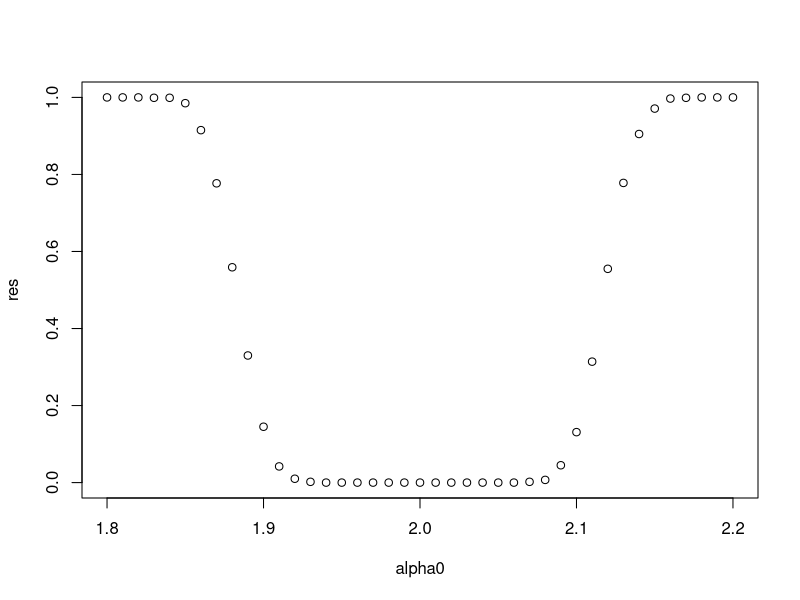
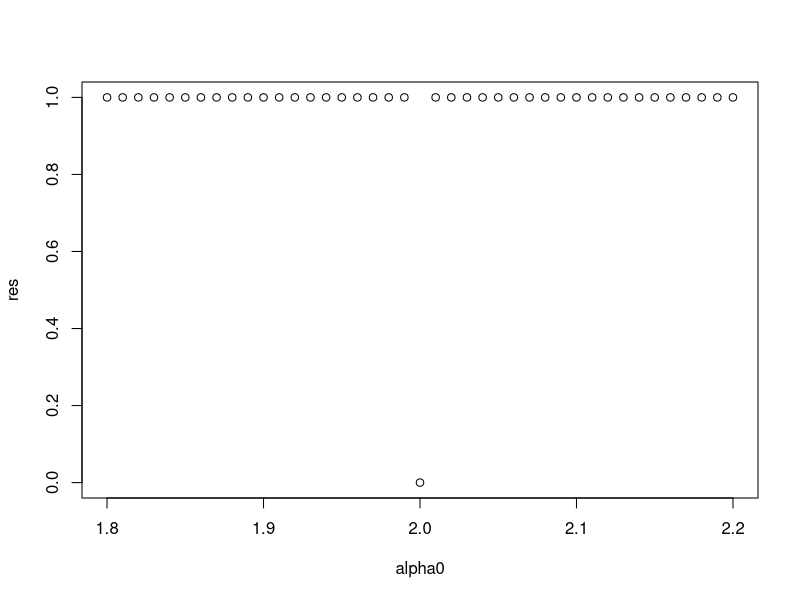
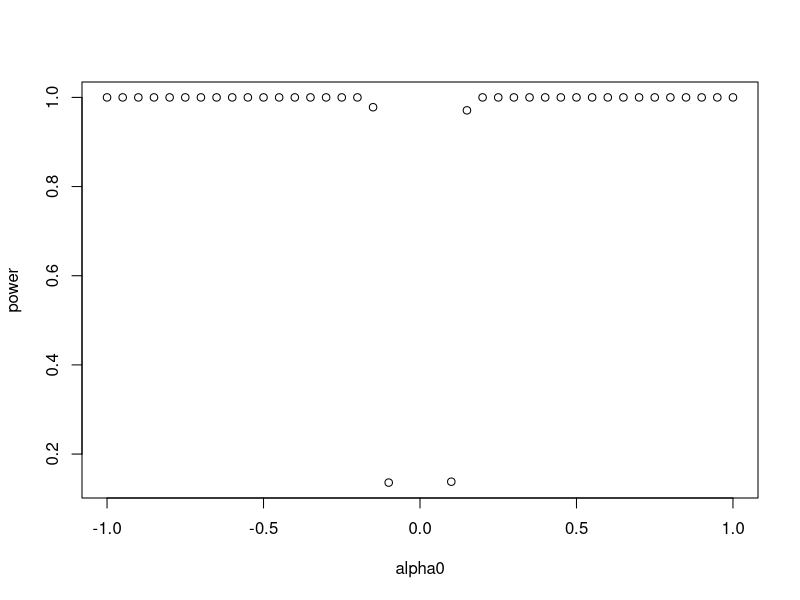
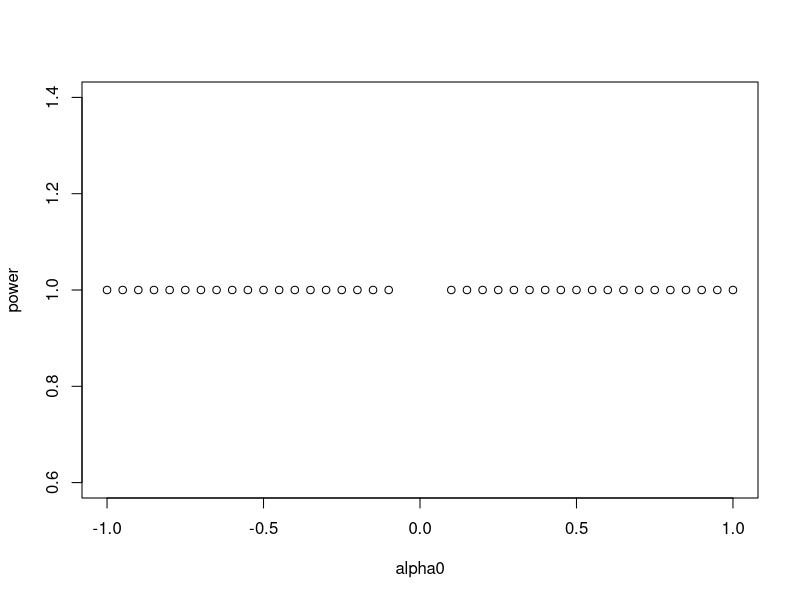

Write R code to recreate these figures, in order.
N <- 1000
T <- 200

Monte_Carlo_test_normal <- function(alpha0,alpha,N,T)
{
  a <- 0.05
  critical.val <- qt(1 - a, df = T-2)
  rejecting = 0
  for (i in 1:N)
  {
    x <- rnorm(200,mean = 5, sd = 1)
    e <- rnorm(200,mean = 0, sd = 1)
    y <- alpha*x + e
    X <- as.matrix(x)
    Y <- as.matrix(y)
    alpha_est = solve(t(X)%*%X)%*%t(X)%*%Y
    SE_alpha_est = sqrt(sum((y-alpha_est*x)^2)/(T-2))/sqrt(sum((x-mean(x))^2))
    t_student_test = abs(alpha_est - alpha0)/SE_alpha_est
    if (abs(t_student_test)>=critical.val)
    {
      rejecting = rejecting + 1
    }
  }
  return(rejecting/N)
}

Monte_Carlo_test_random_walk <- function(alpha0,alpha,N,T)
{
  a <- 0.05
  critical.val <- qt(1 - a, df = T-2)
  rejecting = 0
  for (i in 1:N)
  {
    x <- cumsum(rnorm(200,mean = 5, sd = 1))
    e <- rnorm(200,mean = 0, sd = 1)
    y <- alpha*x + e
    X <- as.matrix(x)
    Y <- as.matrix(y)
    alpha_est = solve(t(X)%*%X)%*%t(X)%*%Y
    SE_alpha_est = sqrt(sum((y-alpha_est*x)^2)/(T-2))/sqrt(sum((x-mean(x))^2))
    t_student_test = abs(alpha_est - alpha0)/SE_alpha_est
    if (abs(t_student_test)>=critical.val)
    {
      rejecting = rejecting + 1
    }
  }
  return(rejecting/N)
}

# residua from normal distribution
alpha <- 2
alpha0 <- seq(alpha-0.2,alpha+0.2,0.01)
res <- rep(0,length(alpha0))
j <- 1
for (i in alpha0)
{
  res[j] <- Monte_Carlo_test_normal(i,alpha,N,T)
  j = j+1
}
plot(alpha0,res)

# residua from random walk
alpha <- 2
alpha0 <- seq(alpha-0.2,alpha+0.2,0.01)
res <- rep(0,length(alpha0))
j <- 1
for (i in alpha0)
{
  res[j] <- Monte_Carlo_test_random_walk(i,alpha,N,T)
  j = j+1
}
plot(alpha0,res)

# size
Monte_Carlo_test_normal(2,2,N,T)
Monte_Carlo_test_random_walk(2,2,N,T)

# power
# residua from normal distribution
alpha0 <- c(seq(-1,-0.1,0.05),seq(0.1,1,0.05))
power <- rep(0,length(alpha0))
j <- 1
for (i in alpha0)
{
  power[j] <- Monte_Carlo_test_normal(i,0,N,T)
  j = j+1
}
plot(alpha0,power)

# residua from random walk
alpha0 <- c(seq(-1,-0.1,0.05),seq(0.1,1,0.05))
power <- rep(0,length(alpha0))
j <- 1
for (i in alpha0)
{
  power[j] <- Monte_Carlo_test_random_walk(i,0,N,T)
  j = j+1
}
plot(alpha0,power)
